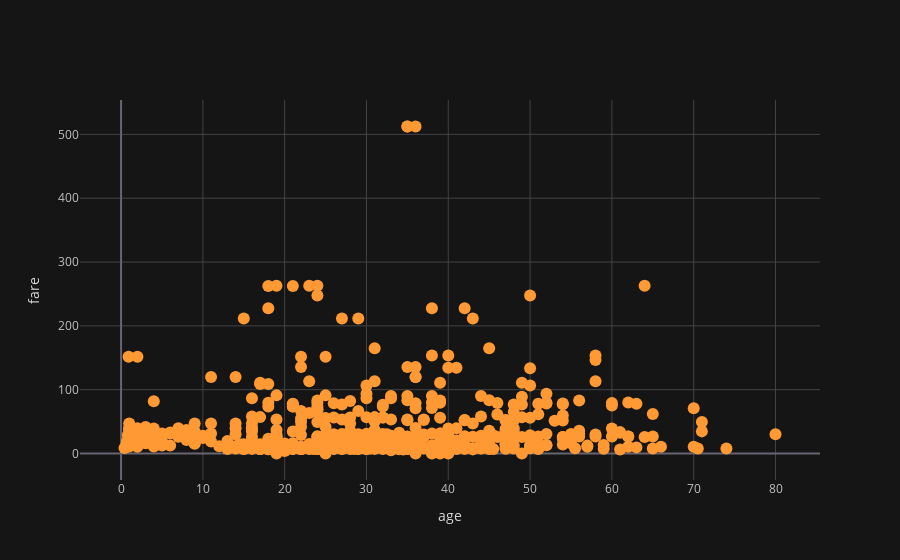

Write notebook code for a chart like this one.
### Code cell
titanic.iplot(x='age', y='fare', mode='markers', xTitle='age', yTitle='fare')

### Figure 1 — Plotly figure (JSON) as saved in the notebook; plotly's stock layout.template omitted (floating-point values rounded to 4 significant figures; data arrays with more than 128 entries replaced by an {"elided": "..."} marker saying what was removed)
{"data": [{"line": {"color": "rgba(255, 153, 51, 1.0)", "dash": "solid", "shape": "linear", "width": 1.3}, "marker": {"size": 12, "symbol": "circle"}, "mode": "markers", "name": "fare", "text": "", "type": "scatter", "x": {"elided": "891 float values"}, "y": {"elided": "891 float values"}}], "layout": {"legend": {"bgcolor": "#151516", "font": {"color": "#D9D9D9"}}, "paper_bgcolor": "#151516", "plot_bgcolor": "#151516", "title": {"font": {"color": "#D9D9D9"}}, "xaxis": {"gridcolor": "#434343", "showgrid": true, "tickfont": {"color": "#C2C2C2"}, "title": {"font": {"color": "#D9D9D9"}, "text": "age"}, "zerolinecolor": "#666570"}, "yaxis": {"gridcolor": "#434343", "showgrid": true, "tickfont": {"color": "#C2C2C2"}, "title": {"font": {"color": "#D9D9D9"}, "text": "fare"}, "zerolinecolor": "#666570"}}}
